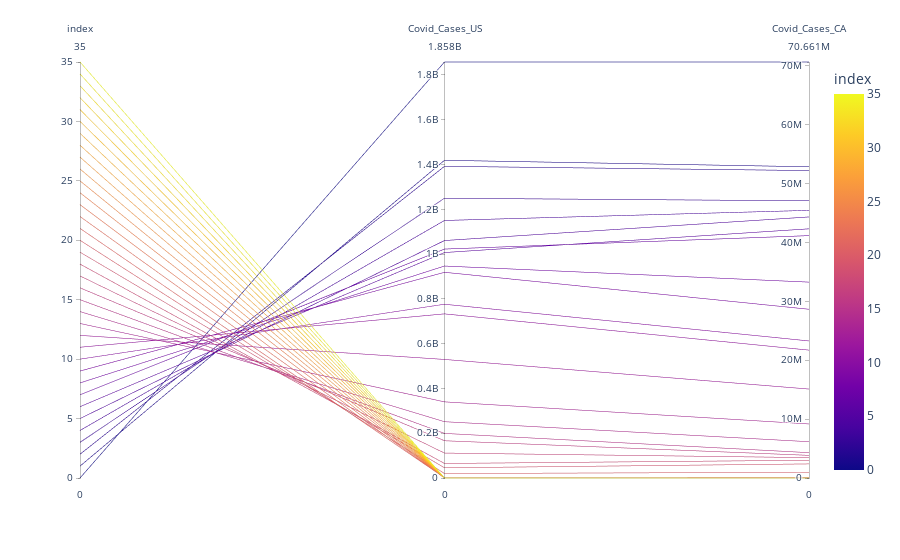

Notebook code cell kept with this figure:
### Markdown cell above
###  Plot data using parallel_coordinates plot

### Code cell
px.parallel_coordinates(avg_covid_cases, color="index")

### Figure 1 — Plotly figure (JSON) as saved in the notebook; plotly's stock layout.template omitted (floating-point values rounded to 4 significant figures)
{"data": [{"dimensions": [{"label": "index", "values": [0, 1, 2, 3, 4, 5, 6, 7, 8, 9, 10, 11, 12, 13, 14, 15, 16, 17, 18, 19, 20, 21, 22, 23, 24, 25, 26, 27, 28, 29, 30, 31, 32, 33, 34, 35]}, {"label": "Covid_Cases_US", "values": [1857993914, 1418982171, 1392031827, 1249406449, 1150163602, 1060555421, 1006996231, 1022498161, 946785056, 918766534, 776089304, 733068479, 529508337, 340128433, 251452617, 199199386, 166389385, 111419452, 64923564, 45532271, 19952115, 1121455, 402, 41, 0, 0, 0, 0, 0, 0, 0, 0, 0, 0, 0, 0]}, {"label": "Covid_Cases_CA", "values": [70660679, 52864275, 52220644, 47080268, 45460750, 44341942, 42325516, 41170707, 33268713, 28662991, 23279070, 21720235, 15106665, 9177149, 6164002, 4305850, 3850908, 3460239, 3015280, 2392456, 977839, 58816, 239, 12, 0, 0, 0, 0, 0, 0, 0, 0, 0, 0, 0, 0]}], "domain": {"x": [0, 1], "y": [0, 1]}, "line": {"color": [0, 1, 2, 3, 4, 5, 6, 7, 8, 9, 10, 11, 12, 13, 14, 15, 16, 17, 18, 19, 20, 21, 22, 23, 24, 25, 26, 27, 28, 29, 30, 31, 32, 33, 34, 35], "coloraxis": "coloraxis"}, "name": "", "type": "parcoords"}], "layout": {"autosize": true, "coloraxis": {"colorbar": {"title": {"text": "index"}}, "colorscale": [[0, "#0d0887"], [0.1111, "#46039f"], [0.2222, "#7201a8"], [0.3333, "#9c179e"], [0.4444, "#bd3786"], [0.5556, "#d8576b"], [0.6667, "#ed7953"], [0.7778, "#fb9f3a"], [0.8889, "#fdca26"], [1, "#f0f921"]]}, "legend": {"tracegroupgap": 0}, "margin": {"t": 60}}}
